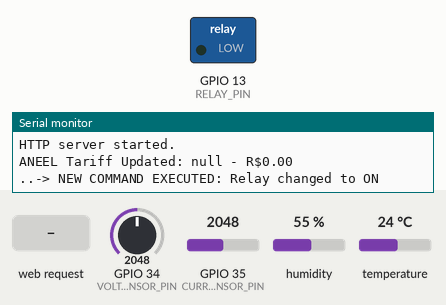
Simulated run of this program. Board: ESP32. Shown: switched loads named in the program (green lamp = pin HIGH), the last lines printed to the serial monitor. Inputs (shaded band) come from the test bench; at power-on: GPIO 34 (VOLTAGE_SENSOR_PIN) = 2048, GPIO 35 (CURRENT_SENSOR_PIN) = 2048, humidity 55 %, temperature 24 °C (analog values on the 0–4095 scale). WiFi joins after 1.5 s; servers stay silent unless stated; uploads are accepted with an empty reply.

Above: at 1.3 s.
1.4 s: HTTP request GET /on received
At 2.5 s:
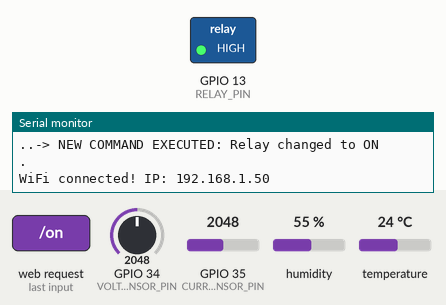
Timing chart, 0 to 4.4 s (numbered marks = the images above; inputs shaded):
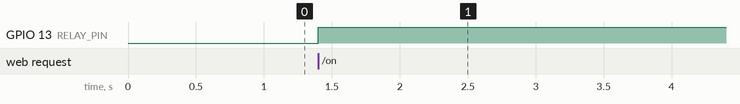

Measured:
- after the input at 1.4 s, GPIO 13 (RELAY_PIN): LOW → HIGH at once

The program:

main.cpp
```cpp
#include <Arduino.h>
#include "headers/config.h"
#include "headers/data_structures.h"
#include "headers/voltage_sensor.h"
#include "headers/current_sensor.h"
#include "headers/temperature_sensor.h"
#include "headers/cost_calculator.h"
#include "headers/aneel_api.h"
#include "headers/relay_control.h"
#include "headers/web_server.h"
#include "headers/wifi_manager.h"
#include "headers/watchdog.h"

#include "freertos/FreeRTOS.h"
#include "freertos/task.h"
#include "freertos/semphr.h"
#include "freertos/queue.h"
#include "freertos/event_groups.h"

// --- Shared Resources ---
QueueHandle_t xRelayCommandQueue;
QueueHandle_t xVoltageDataQueue;
QueueHandle_t xCurrentDataQueue;
QueueHandle_t xTemperatureDataQueue;
QueueHandle_t xTariffDataQueue;
QueueHandle_t xCostDataQueue;

SemaphoreHandle_t xWifiMutex;
SemaphoreHandle_t xRelayStateMutex;
SemaphoreHandle_t xCostDataMutex;

EventGroupHandle_t xWatchdogGroupHandle;

volatile int relayState = LOW;

void setup() {
    Serial.begin(115200);
    delay(100);

    // --- Initialize FreeRTOS Resources ---
    xRelayCommandQueue = xQueueCreate(5, sizeof(RelayCommand_t));
    xVoltageDataQueue = xQueueCreate(1, sizeof(VoltageData_t));
    xCurrentDataQueue = xQueueCreate(1, sizeof(CurrentData_t));
    xTemperatureDataQueue = xQueueCreate(1, sizeof(TemperatureData_t));
    xTariffDataQueue = xQueueCreate(1, sizeof(TariffData_t));
    xCostDataQueue = xQueueCreate(1, sizeof(CostData_t));

    xWifiMutex = xSemaphoreCreateMutex();
    xRelayStateMutex = xSemaphoreCreateMutex();
    xCostDataMutex = xSemaphoreCreateMutex();

    xWatchdogGroupHandle = xEventGroupCreate();

    // --- Create Tasks ---
    xTaskCreate(vTaskWifiConnect, "Wifi Connect", 4096, NULL, 3, NULL);
    xTaskCreate(vTaskRelayControl, "Relay Control", 4096, NULL, 2, NULL);
    xTaskCreate(vTaskVoltageMonitoring, "Voltage Monitor", 8192, NULL, 2, NULL);
    xTaskCreate(vTaskCurrentMonitoring, "Current Monitor", 8192, NULL, 2, NULL);
    xTaskCreate(vTaskTemperatureMonitoring, "Temperature Monitor", 4096, NULL, 2, NULL);
    xTaskCreate(vTaskCostCalculation, "Cost Calculator", 4096, NULL, 2, NULL);
    xTaskCreate(vTaskTariffUpdate, "ANEEL API", 8192, NULL, 1, NULL);
    xTaskCreate(vTaskServer, "Web Server", 8192, NULL, 1, NULL);
    xTaskCreate(vTaskWatchdog, "Task Watchdog", 4096, NULL, 1, NULL);

    Serial.println("System initialized. Waiting for WiFi connection...");
}

void loop() {
    // The loop is not used in a FreeRTOS application
    vTaskDelete(NULL);
}
```

aneel_api.cpp
```cpp
#include "headers/aneel_api.h"
#include "headers/config.h"
#include "freertos/FreeRTOS.h"
#include "freertos/task.h"
#include "freertos/queue.h"
#include "freertos/event_groups.h"
#include <HTTPClient.h>
#include <ArduinoJson.h>

extern EventGroupHandle_t xWatchdogGroupHandle;
extern QueueHandle_t xTariffDataQueue;

void vTaskTariffUpdate(void* pvParameters) {
    Serial.println("ANEEL API task started.");

    while (true) {
        HTTPClient http;
        TariffData_t tariffData;

        http.begin(ANEEL_API_URL);
        int httpCode = http.GET();

        if (httpCode > 0) {
            if (httpCode == HTTP_CODE_OK) {
                String payload = http.getString();
                JsonDocument doc;
                deserializeJson(doc, payload);

                JsonObject result = doc["result"];
                JsonArray records = result["records"];
                JsonObject firstRecord = records[0];

                tariffData.flagName = firstRecord["NomBandeiraAcionada"].as<String>();
                tariffData.flagValue = firstRecord["VlrAdicionalBandeira"].as<float>();
                tariffData.tariffOK = true;

                xQueueOverwrite(xTariffDataQueue, &tariffData);
                Serial.printf("ANEEL Tariff Updated: %s - R$%.2f\n", tariffData.flagName.c_str(), tariffData.flagValue);
            } else {
                tariffData.tariffOK = false;
                 xQueueOverwrite(xTariffDataQueue, &tariffData);
                Serial.printf("Failed to get ANEEL data, http code: %d\n", httpCode);
            }
        } else {
            tariffData.tariffOK = false;
            xQueueOverwrite(xTariffDataQueue, &tariffData);
            Serial.printf("Failed to connect to ANEEL API, error: %s\n", http.errorToString(httpCode).c_str());
        }

        http.end();

        xEventGroupSetBits(xWatchdogGroupHandle, TASK_ID_ANEEL);
        // Update once a day
        vTaskDelay(pdMS_TO_TICKS(1000 * 60 * 60 * 24));
    }
}
```

cost_calculator.cpp
```cpp
#include "headers/cost_calculator.h"
#include "headers/config.h"
#include "freertos/FreeRTOS.h"
#include "freertos/task.h"
#include "freertos/queue.h"

extern QueueHandle_t xVoltageDataQueue;
extern QueueHandle_t xCurrentDataQueue;
extern QueueHandle_t xTariffDataQueue;
extern QueueHandle_t xCostDataQueue;

void vTaskCostCalculation(void* pvParameters) {
    VoltageData_t voltageData;
    CurrentData_t currentData;
    TariffData_t tariffData;
    CostData_t costData;

    float totalEnergy = 0;
    unsigned long lastTime = millis();

    Serial.println("Cost calculation task started.");

    while (true) {
        if (xQueueReceive(xVoltageDataQueue, &voltageData, 0) != pdTRUE) {
            voltageData.voltageRMS = 0;
        }
        if (xQueueReceive(xCurrentDataQueue, &currentData, 0) != pdTRUE) {
            currentData.currentRMS = 0;
        }
        if (xQueueReceive(xTariffDataQueue, &tariffData, 0) != pdTRUE) {
            tariffData.flagValue = 0;
        }

        unsigned long currentTime = millis();
        float elapsedTime = (currentTime - lastTime) / 3600000.0; // in hours
        lastTime = currentTime;

        costData.power = voltageData.voltageRMS * currentData.currentRMS;
        totalEnergy += (costData.power * elapsedTime) / 1000.0; // in kWh
        costData.energy = totalEnergy;

        float baseCost = totalEnergy * BASE_TARIFF;
        float flagCost = (totalEnergy / 100.0) * tariffData.flagValue;
        costData.cost = baseCost + flagCost;
        costData.costOK = true;

        xQueueOverwrite(xCostDataQueue, &costData);

        vTaskDelay(pdMS_TO_TICKS(5000));
    }
}
```

current_sensor.cpp
```cpp
#include "headers/current_sensor.h"
#include "headers/config.h"
#include "freertos/FreeRTOS.h"
#include "freertos/task.h"
#include "freertos/queue.h"

extern QueueHandle_t xCurrentDataQueue;

CurrentData_t readCurrent() {
    CurrentData_t data;
    float sumSq = 0.0f;
    float maxVal = -10.0f;
    float minVal = 10.0f;

    float sampleIntervalMicros = (1000000.0f / FREQUENCY) / (float)SAMPLES;

    for (int i = 0; i < SAMPLES; i++) {
        int adc = analogRead(CURRENT_SENSOR_PIN);
        float sensorVoltage = ((float)adc / ADC_MAX) * VREF;
        float centered = sensorVoltage - ACS_OFFSET;

        if (centered > maxVal) maxVal = centered;
        if (centered < minVal) minVal = centered;

        sumSq += centered * centered;
        delayMicroseconds((int)sampleIntervalMicros);
    }

    float vpp_sensor = maxVal - minVal;
    float vpeak_sensor = vpp_sensor / 2.0f;
    float vrms_sensor = vpeak_sensor / sqrtf(2.0f);

    float measuredIrms = (vrms_sensor / CURRENT_SENSITIVITY) * CURRENT_CALIBRATION;
    float measuredIpeak = (vpeak_sensor / CURRENT_SENSITIVITY) * CURRENT_CALIBRATION;

    data.currentRMS = measuredIrms;
    data.currentPeak = measuredIpeak;

    data.currentOK = (data.currentRMS < 10.0f);

    return data;
}

void vTaskCurrentMonitoring(void* pvParameters) {
    CurrentData_t currentData;

    analogReadResolution(12);
    analogSetPinAttenuation(CURRENT_SENSOR_PIN, ADC_11db);

    Serial.println("Current monitoring task started.");

    while (true) {
        currentData = readCurrent();
        xQueueOverwrite(xCurrentDataQueue, &currentData);

        static unsigned long lastLog = 0;
        if (millis() - lastLog > 5000) {
            Serial.printf("Current RMS: %.3fA, Peak: %.3fA, Status: %s\n",
                          currentData.currentRMS,
                          currentData.currentPeak,
                          currentData.currentOK ? "OK" : "HIGH");
            lastLog = millis();
        }

        vTaskDelay(pdMS_TO_TICKS(1000));
    }
}
```

relay_control.cpp
```cpp
#include "headers/relay_control.h"
#include "headers/config.h"
#include "freertos/FreeRTOS.h"
#include "freertos/task.h"
#include "freertos/queue.h"
#include "freertos/semphr.h"

extern QueueHandle_t xRelayCommandQueue;
extern SemaphoreHandle_t xRelayStateMutex;
extern volatile int relayState;

void vTaskRelayControl(void* pvParameters) {
    RelayCommand_t command;
    int currentState = LOW;

    pinMode(RELAY_PIN, OUTPUT);
    digitalWrite(RELAY_PIN, currentState);

    xSemaphoreTake(xRelayStateMutex, portMAX_DELAY);
    relayState = currentState;
    xSemaphoreGive(xRelayStateMutex);

    Serial.printf("Relay (Pin %d) initialized in LOW (OFF)\n", RELAY_PIN);

    while (true) {
        if (xQueueReceive(xRelayCommandQueue, &command, portMAX_DELAY) == pdTRUE) {
            int newState = (command == COMMAND_ON) ? HIGH : LOW;

            if (newState != currentState) {
                digitalWrite(RELAY_PIN, newState);
                currentState = newState;

                xSemaphoreTake(xRelayStateMutex, portMAX_DELAY);
                relayState = currentState;
                xSemaphoreGive(xRelayStateMutex);

                Serial.printf("-> NEW COMMAND EXECUTED: Relay changed to %s\n",
                              (currentState == HIGH ? "ON" : "OFF"));
            } else {
                Serial.println("Command received same as current state (no change).");
            }
        }

        vTaskDelay(pdMS_TO_TICKS(100));
    }
}
```

temperature_sensor.cpp
```cpp
#include "headers/temperature_sensor.h"
#include "headers/config.h"
#include "freertos/FreeRTOS.h"
#include "freertos/task.h"
#include "freertos/queue.h"
#include <DHTesp.h>

extern QueueHandle_t xTemperatureDataQueue;
DHTesp dht;

TemperatureData_t readTemperature() {
    TemperatureData_t data;
    TempAndHumidity newValues = dht.getTempAndHumidity();

    if (dht.getStatus() == 0) {
        data.temperature = newValues.temperature;
        data.humidity = newValues.humidity;
        data.tempOK = true;
    } else {
        data.temperature = 0.0f;
        data.humidity = 0.0f;
        data.tempOK = false;
    }

    return data;
}

void vTaskTemperatureMonitoring(void* pvParameters) {
    dht.setup(DHT_SENSOR_PIN, DHTesp::DHT11);
    Serial.println("Temperature monitoring task started.");

    while (true) {
        TemperatureData_t tempData = readTemperature();
        xQueueOverwrite(xTemperatureDataQueue, &tempData);

        static unsigned long lastLog = 0;
        if (millis() - lastLog > 5000) {
            if(tempData.tempOK) {
              Serial.printf("Temperature: %.1f°C, Humidity: %.1f%%\n", tempData.temperature, tempData.humidity);
            } else {
              Serial.println("Failed to read from DHT sensor.");
            }
            lastLog = millis();
        }

        vTaskDelay(pdMS_TO_TICKS(2000)); // DHT11 has a 2-second sample rate
    }
}
```

voltage_sensor.cpp
```cpp
#include "headers/voltage_sensor.h"
#include "headers/config.h"
#include "freertos/FreeRTOS.h"
#include "freertos/task.h"
#include "freertos/queue.h"

extern QueueHandle_t xVoltageDataQueue;

VoltageData_t readVoltage(){
    VoltageData_t data;
    float sumSq = 0.0f;
    float maxVal = -10.0f;
    float minVal = 10.0f;

    float sampleIntervalMicros = (1000000.0f / FREQUENCY) / (float)SAMPLES;

    for (int i = 0; i < SAMPLES; i++){
        int adc = analogRead(VOLTAGE_SENSOR_PIN);
        float sensorVoltage = ((float)adc / ADC_MAX) * VREF;
        float centered = sensorVoltage - (VREF/2.0f);

        if (centered > maxVal) maxVal = centered;
        if (centered < minVal) minVal = centered;

        sumSq += centered * centered;
        delayMicroseconds((int)sampleIntervalMicros);
    }

    float vpp_sensor = maxVal - minVal;
    float vpeak_sensor = vpp_sensor / 2.0f;
    float vrms_sensor = vpeak_sensor / sqrtf(2.0f);

    float measuredVrms = (vrms_sensor / VOLTAGE_SENSITIVITY) * VOLTAGE_CALIBRATION;
    float measuredVpeak = (vpeak_sensor / VOLTAGE_SENSITIVITY) * VOLTAGE_CALIBRATION;

    data.voltageRMS = measuredVrms;
    data.voltagePeak = measuredVpeak;

    data.voltageOK = (data.voltageRMS > 90.0f && data.voltageRMS < 130.0f) ||
                     (data.voltageRMS > 198.0f && data.voltageRMS < 242.0f);

    return data;
}

void vTaskVoltageMonitoring(void* pvParameters) {
    VoltageData_t voltageData;

    analogReadResolution(12);
    analogSetPinAttenuation(VOLTAGE_SENSOR_PIN, ADC_11db);

    Serial.println("Voltage monitoring task started.");

    while (true) {
        voltageData = readVoltage();
        xQueueOverwrite(xVoltageDataQueue, &voltageData);

        static unsigned long lastLog = 0;
        if (millis() - lastLog > 5000) {
            Serial.printf("Voltage RMS: %.1fV, Peak: %.1fV, Status: %s\n",
                          voltageData.voltageRMS,
                          voltageData.voltagePeak,
                          voltageData.voltageOK ? "OK" : "OUT OF RANGE");
            lastLog = millis();
        }

        vTaskDelay(pdMS_TO_TICKS(1000));
    }
}
```

watchdog.cpp
```cpp
#include "headers/watchdog.h"
#include "headers/config.h"
#include "freertos/FreeRTOS.h"
#include "freertos/task.h"
#include "freertos/event_groups.h"

extern EventGroupHandle_t xWatchdogGroupHandle;

void vTaskWatchdog(void* pvParameters) {
    const TickType_t waitTicks = pdMS_TO_TICKS(15000);

    while (true) {
        EventBits_t status = xEventGroupWaitBits(
            xWatchdogGroupHandle,
            ALL_TASKS_ID,
            pdTRUE,  // clear bits on exit
            pdTRUE,  // wait for all bits
            waitTicks
        );

        if ((status & ALL_TASKS_ID) == ALL_TASKS_ID) {
            // All tasks are running
        } else {
            Serial.println("--- WATCHDOG ALERT: A task has failed! ---");
            Serial.printf("Status: 0x%08X\n", (unsigned int)status);
        }

        vTaskDelay(pdMS_TO_TICKS(5000));
    }
}
```

wifi_manager.cpp
```cpp
#include "headers/wifi_manager.h"
#include "headers/config.h"
#include "freertos/FreeRTOS.h"
#include "freertos/task.h"
#include "freertos/event_groups.h"
#include <WiFi.h>

extern EventGroupHandle_t xWatchdogGroupHandle;

void vTaskWifiConnect(void* pvParameters) {
    Serial.println("Connecting to WiFi...");
    WiFi.mode(WIFI_STA);
    WiFi.begin(WIFI_SSID, WIFI_PASSPHRASE);

    while (WiFi.status() != WL_CONNECTED) {
        vTaskDelay(pdMS_TO_TICKS(500));
        Serial.print(".");
    }

    if (WiFi.status() == WL_CONNECTED) {
        Serial.printf("\nWiFi connected! IP: %s\n", WiFi.localIP().toString().c_str());
        xEventGroupSetBits(xWatchdogGroupHandle, TASK_ID_WIFI);
    } else {
        Serial.println("\nFailed to connect to WiFi.");
    }

    vTaskDelete(NULL);
}
```

aneel_api.h
```cpp
#ifndef ANEEL_API
#define ANELL_API
#include "data_structures.h"

void vTaskTariffUpdate(void* pvParameters);

#endif
```

cost_calculator.h
```cpp
#ifndef COST_CALCULATOR_H
#define COST_CALCULATOR_H
#include "data_structures.h"

void vTaskCostCalculation(void* pvParameters);

#endif
```

current_sensor.h
```cpp
#ifndef CURRENT_SENSOR_H
#define CURRENT_SENSOR_H
#include "data_structures.h"

void vTaskCurrentMonitoring(void* pvParameters);
CurrentData_t readCurrent();

#endif
```

data_structures.h
```cpp
#ifndef DATA_STRUCTURES_H
#define DATA_STRUCTURES_H
#include <Arduino.h>

// -- Enum for relay commands --
typedef enum {
    COMMAND_OFF,
    COMMAND_ON
} RelayCommand_t;

// -- Struct for voltage data --
typedef struct {
    float voltageRMS;
    float voltagePeak;
    bool voltageOK;
} VoltageData_t;

// -- Struct for current data --
typedef struct {
    float currentRMS;
    float currentPeak;
    bool currentOK;
} CurrentData_t;

// -- Struct for temperature and humidity data --
typedef struct {
    float temperature;
    float humidity;
    bool tempOK;
} TemperatureData_t;

// -- STRUCT for ANEEL tariff data --
typedef struct {
    String flagName;
    float flagValue;
    bool tariffOK;
} TariffData_t;

// -- struct for cost data --
typedef struct {
    float power;
    float energy;
    float cost;
    float costOK;
} CostData_t;

#endif
```

relay_control.h
```cpp
#ifndef RELAY_CONTROL_H
#define RELAY_CONTROL_H
#include "data_structures.h"

void vTaskRelayControl(void* pvParameters);

#endif
```

temperature_sensor.h
```cpp
#ifndef TEMPERATURE_SENSOR_H
#define TEMPERATURE_SENSOR_H
#include "data_structures.h"

void vTaskTemperatureMonitoring(void* pvParameters);
TemperatureData_t readTemperature();

#endif
```

voltage_sensor.h
```cpp
#ifndef VOLTAGE_SENSOR_H
#define VOLATGE_SENSOR_H
#include "data_structures.h"

void vTaskVoltageMonitoring(void* pvParameters);
VoltageData_t readVoltage();

#endif
```

watchdog.h
```cpp
#ifndef WATCHDOG_H
#define WATCHDOG_H
#include <Arduino.h>

void vTaskWatchdog(void* pvParameters);

#endif // WATCHDOG_H
```

web_server.h
```cpp
#ifndef WEB_SERVER_H
#define WEB_SERVER_H
#include "data_structures.h"

void vTaskServer(void* pvParameters);

#endif
```

wifi_manager.h
```cpp
#ifndef WIFI_MANAGER_H
#define WIFI_MANAGER_H

void vTaskWifiConnect(void* pvParameters);

#endif
```

config.h
```cpp
#ifndef CONFIG_H
#define CONFIG_H

// -- PINOUT --
#define VOLTAGE_SENSOR_PIN 34
#define CURRENT_SENSOR_PIN 35
#define DHT_SENSOR_PIN 4
#define RELAY_PIN 13

// -- WIFI --
#define WIFI_SSID "Nuclic"
#define WIFI_PASSPHRASE "9azGDfy^15"
#define WEB_PORT_SERVER 80

// -- SENSOR SETTINGS --
#define ADC_MAX 4095.0
#define SAMPLES 1000
#define VREF 3.3
#define FREQUENCY 60

// -- ZMPT101B (VOLTAGE SENSOR) --
#define VOLTAGE_SENSITIVITY 0.0125
#define VOLTAGE_CALIBRATION 1.0

// ACS712 (CURRENT SENSOR)--
#define CURRENT_SENSITIVITY 0.100
#define CURRENT_CALIBRATION 1.0
#define ACS_OFFSET (VREF/2.0)

// -- TASKS SETTINGS --
#define TASK_ID_WIFI (1 << 0)
#define TASK_ID_SERVER (1 << 1)
#define TASK_ID_CONTROL (1 << 2)
#define TASK_ID_VOLTAGE (1 << 3)
#define TASK_ID_CURRENT (1 << 4)
#define TASK_ID_TEMP (1 << 5)
#define TASK_ID_ANEEL (1 << 6)
#define TASK_ID_COST (1 << 7)

#define ALL_TASKS_ID (TASK_ID_WIFI | TASK_ID_SERVER | TASK_ID_CONTROL | TASK_ID_VOLTAGE | TASK_ID_CURRENT | TASK_ID_TEMP | TASK_ID_ANEEL | TASK_ID_COST)

// ANEEL API --
#define ANEEL_API_URL "https://dadosabertos.aneel.gov.br/api/3/action/datastore_search?resource_id=0591b8f6-fe54-437b-b72b-1aa2efd46e42&limit=1"

// -- COST CALCULATION --
#define BASE_TARIFF 0.75
#endif
```

Source omitted: web_server.cpp (7991 bytes)
